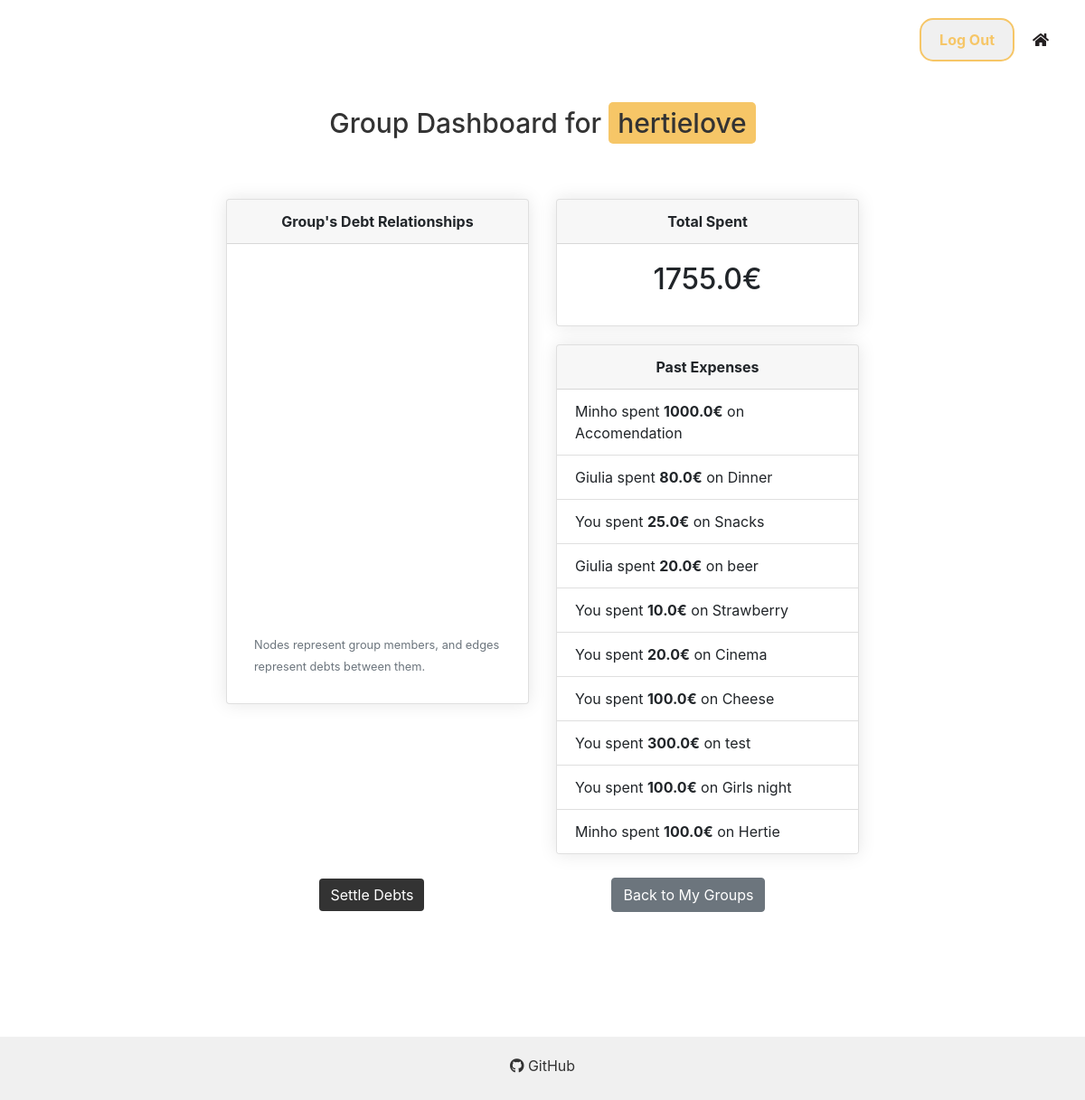
The app's page /group_dashboard/hertielove (signed in) with its own data.
### app/models.py (models this page shows)
class Group(db.Model):
    id = db.Column(db.Integer, primary_key=True)
    name = db.Column(db.String(100), nullable=False)
    expenses = db.relationship('Expense', backref='group')

class User(db.Model, UserMixin):
    id = db.Column(db.Integer, primary_key=True)
    first_name = db.Column(db.String(100), nullable=False)
    last_name = db.Column(db.String(100), nullable=False)
    username = db.Column(db.String(80), unique=True, nullable=False)
    password = db.Column(db.String(80), nullable=False)
    paypal_username = db.Column(db.String(80), unique=True, nullable=False)
    groups = db.relationship('Group', secondary='user_group', backref='members')
    expenses_paid = db.relationship('Expense', backref='payer', foreign_keys='Expense.payer_id')

class Expense(db.Model):
    id = db.Column(db.Integer, primary_key=True)
    description = db.Column(db.String(255), nullable=False)
    amount = db.Column(db.Float, nullable=False)
    payer_id = db.Column(db.Integer, db.ForeignKey('user.id'), nullable=False)
    group_id = db.Column(db.Integer, db.ForeignKey('group.id'), nullable=False)
    debtors = db.relationship('User', secondary='expense_debtors', backref=db.backref('debts'))
    settled = db.Column(db.Boolean, default=False, nullable=False)

### app/routes.py (the view)
    @app.route('/group_dashboard/<group_name>', methods=['GET'])
    @login_required
    def group_dashboard(group_name):
        group = Group.query.filter_by(name=group_name).first_or_404()
        expenses = Expense.query.filter_by(group_id=group.id).all()
        total_spent = sum(expense.amount for expense in expenses)
        past_expenses = [
            {
                'spender': "You" if expense.payer_id == current_user.id else User.query.get(
                    expense.payer_id).first_name,
                'amount': expense.amount,
                'description': expense.description
            } for expense in expenses
        ]
        nodes = set()
        edges = []
        for expense in expenses:
            nodes.add(expense.payer_id)  # Ensure payer is added as a node
            split_amount = expense.amount / max(len(expense.debtors), 1)  # Safely handle division
            for debtor in expense.debtors:
                if debtor.id != expense.payer_id:
                    nodes.add(debtor.id)
                    edges.append({
                        'from': expense.payer_id,
                        'to': debtor.id,
                        'label': f"€{split_amount:.2f}"
                    })
        nodes = [{'id': node_id, 'label': User.query.get(node_id).first_name} for node_id in nodes]
        return render_template('group_dashboard.html', group=group, total_spent=total_spent,
                               past_expenses=past_expenses, nodes=nodes, edges=edges, group_name=group_name)

### app/__init__.py (called while the page is built)
@login_manager.user_loader
def load_user(user_id):
    from app.models import User  # Move this import inside the user_loader function
    return User.query.get(int(user_id))

### app/templates/group_dashboard.html (shortened to what this page needs)
{% extends 'layout.html' %}
{% block content %}
<h1 class="dashboard-title">Group Dashboard for <span class="highlight">{{ group.name }}</span></h1>
<div class="container mt-3">
    <div class="row">
        <div class="col-md-6 mb-3">
            <div class="card">
                <div class="card-header text-center font-weight-bold">
                    Group's Debt Relationships
                </div>
                <div class="card-body" style="padding: 30px;">
                    <div id="debtGraph" style="height: 400px;"></div>
                    <small class="text-muted mt-3">Nodes represent group members, and edges represent debts between them.</small>
                </div>
            </div>
        </div>
        <div class="col-md-6">
            <div class="card">
                <div class="card-header text-center font-weight-bold">
                    Total Spent
                </div>
                <div class="card-body text-center">
                    <h2 class="card-title">{{ total_spent }}€</h2>
                </div>
            </div>
            <div class="card mb-3">
                <div class="card-header text-center font-weight-bold">
                    Past Expenses
                </div>
                <ul class="list-group list-group-flush">
                    {% for expense in past_expenses %}
                    <li class="list-group-item">{{ expense.spender }} spent <b>{{ expense.amount }}€</b> on {{ expense.description }}</li>
                    {% endfor %}
                </ul>
            </div>
        </div>
    </div>
    <div  class="button-container">
        <a href="{{ url_for('settle_debts', group_name=group.name) }}" class="btn btn-primary center-button">Settle Debts</a>
        <a href="{{ url_for('dashboard') }}" class="btn btn-secondary center-button">Back to My Groups</a>
    </div>
</div>
{% endblock %}

### app/templates/layout.html (shortened to what this page needs)
<!DOCTYPE html>
<html lang="en">
<head>
    <link href="{{ url_for('static', filename='styles.css') }}" rel="stylesheet">
    <link href="https://cdnjs.cloudflare.com/ajax/libs/font-awesome/5.15.1/css/all.min.css" rel="stylesheet">
    <link href="https://stackpath.bootstrapcdn.com/bootstrap/4.5.2/css/bootstrap.min.css" rel="stylesheet">
</head>
<body>
    <header class="header">
        <a href="/" class="header-logo">
            <svg xmlns="http://www.w3.org/2000/svg" width="140" height="48" viewBox="0 0 140 48">
            </svg>
        </a>
       <div class="cta-buttons">
            {% if current_user.is_authenticated %}
                <form action="{{ url_for('logout') }}" method="post">
                    <button type="submit" class="logout-btn">Log Out</button>
                </form>
                <a href="/" class="home-btn"><i class="fas fa-home"></i></a>
            {% else %}
                <a href="{{ url_for('login') }}">Log in</a>
                <a href="{{ url_for('register') }}" class="signup-btn">Sign up</a>
                <a href="/" class="home-btn"><i class="fas fa-home"></i></a>
            {% endif %}
        </div>
    </header>
    <div class="container">
        <div class="row justify-content-center">
            <div class="col-md-8">
                {% block content %}{% endblock %}
            </div>
        </div>
    </div>
    <div class="container mt-2">
    </div>
    <footer class="footer" style="background-color: #f0f0f0; padding: 20px; text-align: center;">
        <div class="github-link" style="margin-bottom: 6px;">
            <a href="https://github.com/GiuliaGGG/DSA-Debt-Settlement-Group-6" target="_blank" style="color: #333;"><i class="fab fa-github"></i> GitHub</a>
        </div>
    </footer>
</body>
</html>

### app/static/styles.css (style rules this page uses)
body h1 { font-size: 30px; }
.dashboard-title { color: #333; text-align: center; font-size: 30px; }
.highlight { background-color: #F6C667; padding: 5px 10px; border-radius: 5px; }
html, body { height: 100%; margin: 0; padding: 0; }
body { display: flex; flex-direction: column; }
.header { background-color: var(--white); padding: 20px; display: flex; justify-content: space-between; align-items: center; }
.footer { background-color: var(--f0f0f6); padding: 20px; text-align: center; margin-top: auto; }
.container { padding: 30px; }
.text-center { text-align: center; }
h2, h3 { color: var(--eerie-black); margin-bottom: 20px; }
.card { margin-top: 20px; box-shadow: 0 0 20px rgba(0, 0, 0, 0.1); }
.card-header { background-color: var(--periwinkle); }
.card-body { padding: 20px; }
a { color: var(--saffron); text-decoration: none; }
.cta-buttons { display: flex; align-items: center; }
.cta-buttons a { margin-right: 20px; text-decoration: none; color: #231F20; font-weight: bold; }
.cta-buttons .logout-btn { background-color: #f0f0f0; color: #F6C667; border: 2px solid #F6C667; padding: 10px 20px; border-radius: 15px; margin-right: 20px !important; font-weight: bold; transition: background-color 0.3s ease; }
.btn-primary { background-color: #333 !important; color: white !important; border: none !important; padding: 10px 20px; font-size: 16px; text-align: center !important; display: inline-block !important; margin: 10px auto; cursor: pointer; }
.center-button { display: block; margin: 10px auto; text-align: center; }
.button-container { display: flex; justify-content: center; align-items: center; }

### records on screen
Group: name "hertielove"
User: spender "Minho" "Minho"
Expense: amount "1000.0", description "Accomendation"
User: spender "Giulia" "Giulia"
Expense: amount "80.0", description "Dinner"
Expense: spender "You", amount "25.0", description "Snacks"
Expense: amount "20.0", description "beer"
Expense: spender "You", amount "10.0", description "Strawberry"
Expense: spender "You", amount "20.0", description "Cinema"
Expense: spender "You", amount "100.0", description "Cheese"
Expense: spender "You", amount "300.0", description "test"
Expense: spender "You", amount "100.0", description "Girls night"
Expense: amount "100.0", description "Hertie"

### other values on screen
{{ total_spent }} "1755.0"
